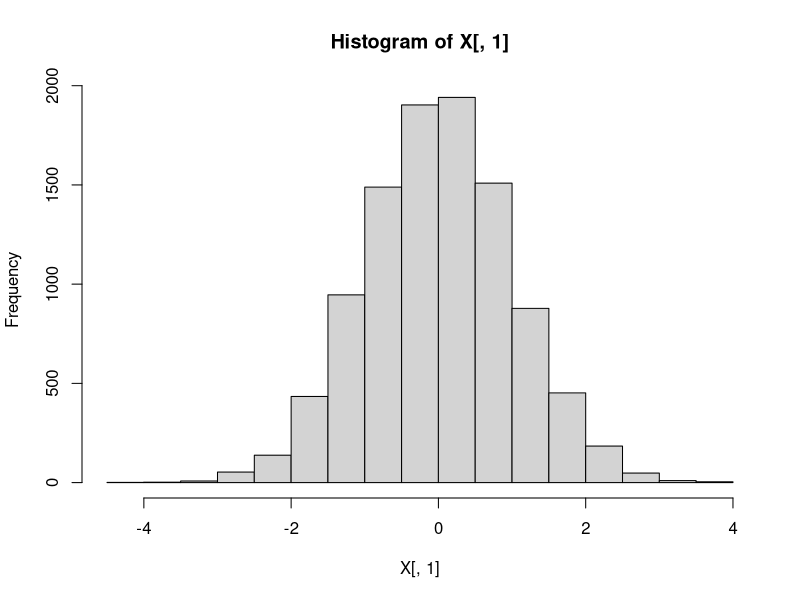
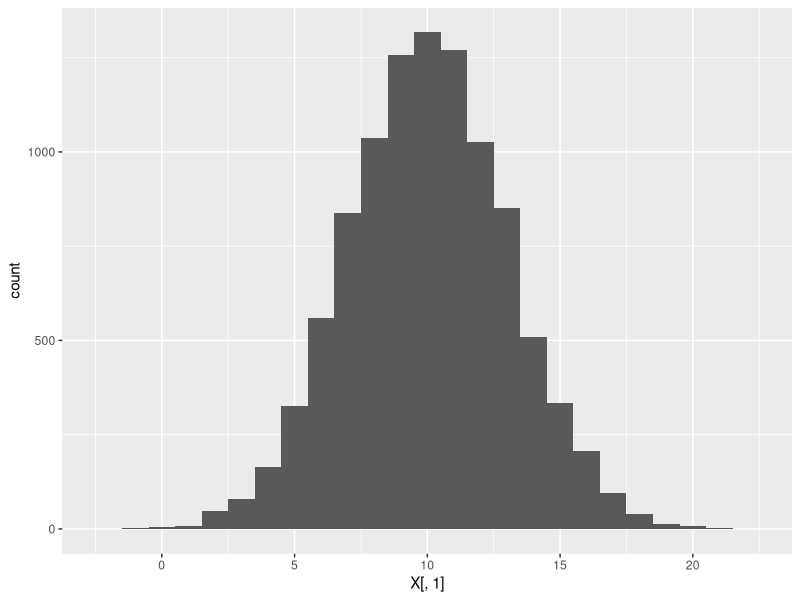
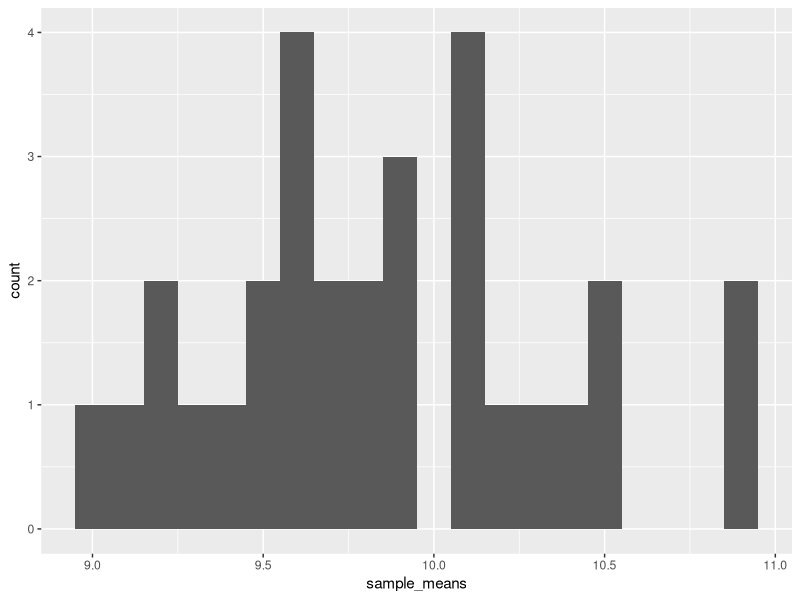
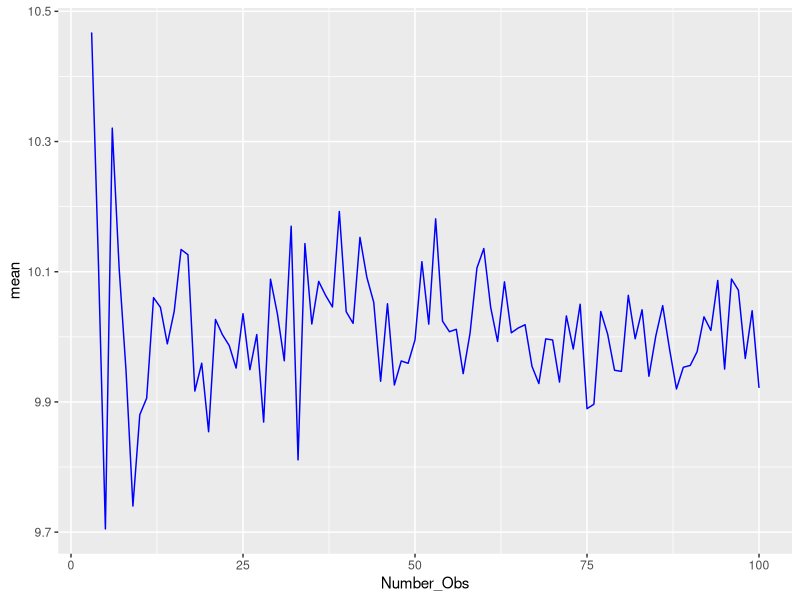
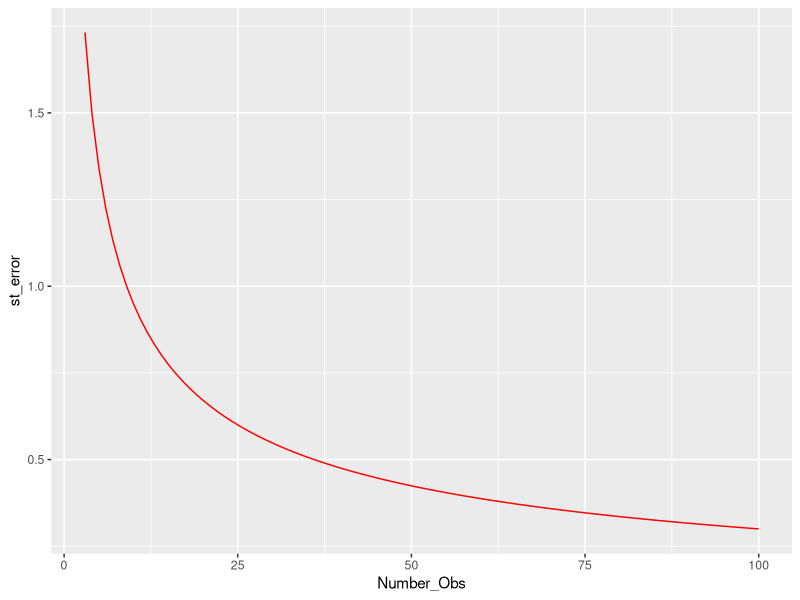

The R script that drew these images, in order:
## ---- chunk 1
knitr::opts_chunk$set(echo = TRUE)
## ---- chunk 2

library(dplyr)
library(plyr)
library(tidyr)
library(ggplot2)
library(reshape2)


#setwd("C:/Users/jlariv/OneDrive/Econ 404/")
#mydata <- read.csv("oj.csv")
#colnames(mydata)[1-17]
X <- NULL
# Create a variable n which is the number of observations we'll look at.  
n = 10000

#The variable p will be the width of that variable.  
p = 2

#rnorm generates a random draw from a standard normal distribution.
X = matrix(rnorm(n*p), n, p)

# This lets us look at the data
head(X)
# Histogram of the first column.  We can see that it looks like a bell curve
hist(X[,1])

#NOTE: if you wanted to draw from something with a non-zero mean and more interesting variance that's: rnorm(n*p)*st_dev + mu
st_dev <- 3
mu <- 10

X[,1] <- X[,1]*st_dev + mu
X <-data.frame(X)
ggplot(X,aes(X[,1])) + geom_histogram(binwidth=1)
# Base R version: hist(X[,1])

# So Jacob made this data up.  We know that the mean is 50.  There is a really nice function in R called "sample" which lets us take a random sub sample of our data say I'd like to take a sample of 25 observations 
obs = 25
total_samps = 30
#sample_means = matrix(0, total_samps, 1)
sample_means = rep(0,total_samps)

for (i in 1:total_samps) {
subsample <- c(sample(X[,1], obs))
sample_means[i] = mean(subsample)
}

sample_means <-data.frame(sample_means)
ggplot(sample_means,aes(sample_means)) + geom_histogram(binwidth=.1)
st_err <- st_dev/(obs^.5)

#hist(sample_means)
summary(sample_means)

#Create a vector which increments up from an initial value to 100 by one
obs_0 = 3
obs_max = 100
obs_vec <- seq(obs_0, obs_max, 1)
obs_count <- length(obs_vec)

#Create dataframe to store our observations
sim_power = matrix(0, obs_count, 3)
sim_power[,1]<-obs_vec
sim_power <- data.frame(sim_power)
colnames(sim_power) <- c("Number_Obs","mean","st_error")
#Reset sample_means
sample_means <- NULL
sample_means = rep(0,total_samps)

for (j in 1:obs_count) {
  for (i in 1:total_samps) {
  subsample <- c(sample(X[,1], sim_power[j,1]))
  sample_means[i] = mean(subsample)
  }
  sim_power[j,2] <- mean(sample_means)
  sim_power[j,3] <- st_dev/(sim_power[j,1]^.5)
}

quant <- quantile(sim_power$mean)

ggplot(sim_power, aes(Number_Obs)) + geom_line(aes(y=mean),colour = "blue") 
ggplot(sim_power, aes(Number_Obs)) + geom_line(aes(y=st_error),colour = "red")


###### TEST

obs_0 = 3
obs_max = 100
obs_vec <- seq(obs_0, obs_max, 1)
obs_count <- length(obs_vec)

#Create dataframe to store our observations
sim_power<- NULL
sim_power = matrix(0, obs_count, 4)
sim_power[,1]<-obs_vec
sim_power <- data.frame(sim_power)
colnames(sim_power) <- c("Number_Obs","mean","st_error", "fifth_percent")
#Reset sample_means
sample_means <- NULL
sample_means = rep(0,total_samps)

for (j in 1:obs_count) {
  for (i in 1:total_samps) {
  subsample <- c(sample(X[,1], sim_power[j,1]))
  sample_means[i] = mean(subsample)
  }
  sim_power[j,2] <- mean(sample_means)
  sim_power[j,3] <- st_dev/(sim_power[j,1]^.5)
  sim_power[j,4] <- quantile(sample_means, 0.05) #5 percent of the mean at sample size (max 100) would be at this percentile
}

sim_power %>%
  filter(fifth_percent>=9) %>% #all sample sizes where the fifth percentile is greater than or equal to 9
  filter(fifth_percent==min(fifth_percent)) %>% View


# Question: Take a normal distribution with mu = 10 and variance of 9 (e.g., standard deviation of 3).  Simulate a population of 10,000.  What is the sample size needed to make the standard error of the sample mean sufficiently small so that no more than 5% of the sample means are less 9?
  
  


